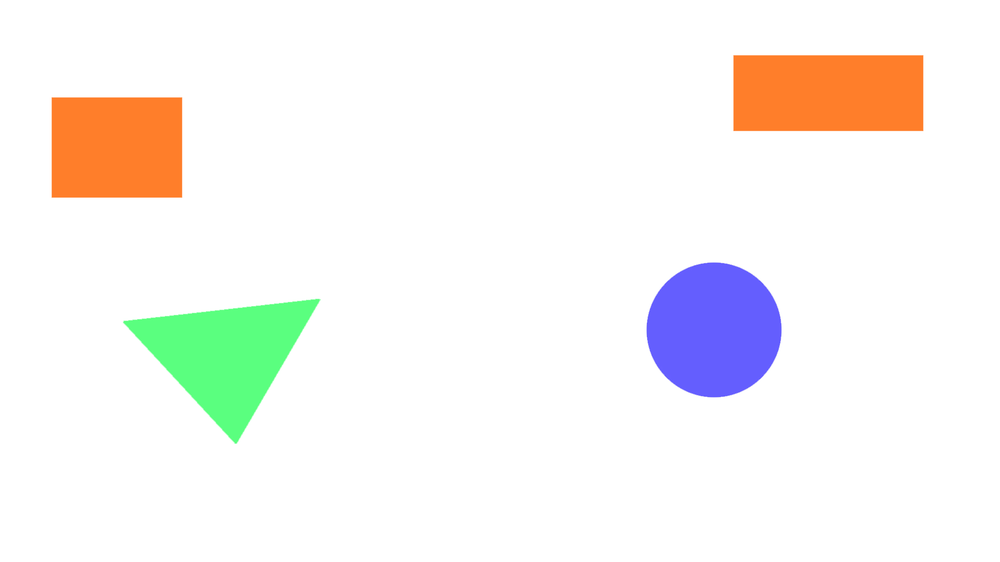
#> input picture test.jpg.png, 1000 x 562 px, shrunk from 1920 x 1080 before the run
$ python -i ObjD.py   (imports and definitions only)
#> lines starting #> are read from the running program, lines starting #| are printed output that depends on the picture; after the words box and inside, x2 and y2 are one past the last pixel; in counts of white or black regions, pixels touching at a corner belong together
#> further down, picture is the input picture: shape (562, 1000, 3); mean B, G, R 241.5, 244.6, 247.1
import cv2 as cv
import numpy as np


# define function to detect edges on the picture:
def detectEdges(frame):

  # Convert the frame to grayscale
  gray = cv.cvtColor(frame, cv.COLOR_BGR2GRAY)
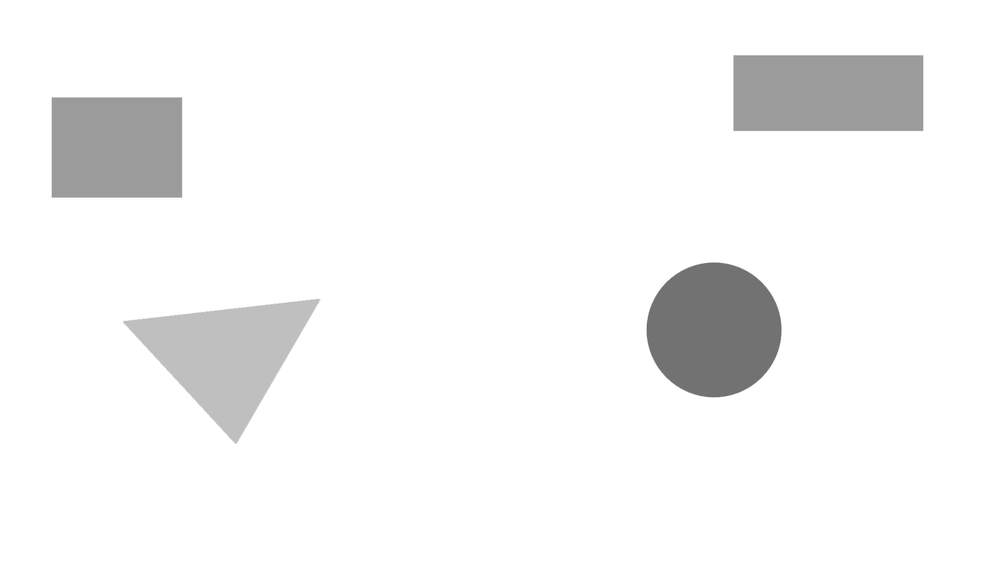
#> gray: shape (562, 1000); min 104, max 255, mean 245

  # Apply Gaussian blur to reduce noise and improve contour detection
  blurred = cv.GaussianBlur(gray, (5, 5), 0)

  # Perform edge detection
  edges = cv.Canny(blurred, 50, 150)
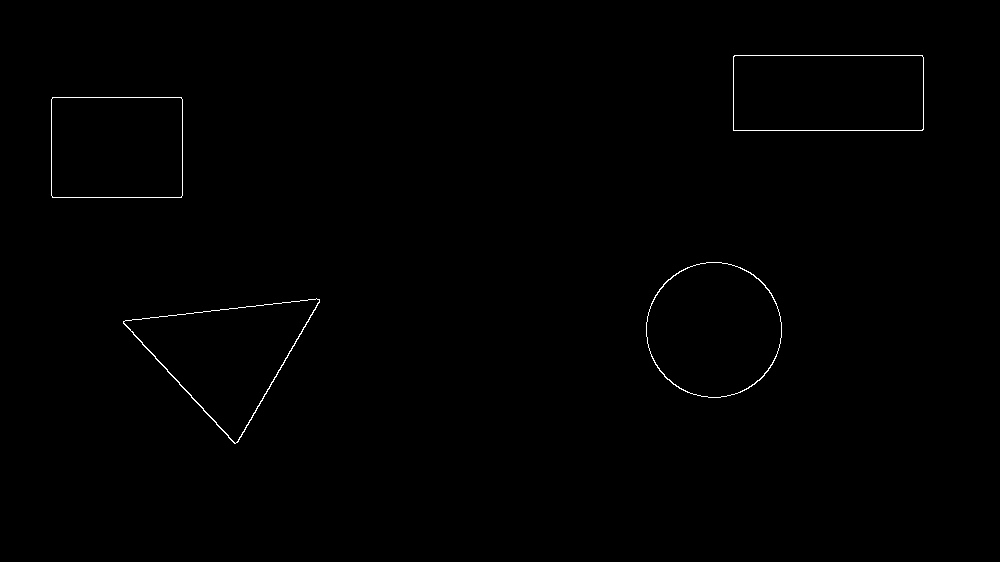
#> edges: shape (562, 1000); 0.38% white in thin lines or dots, all inside (x1, y1, x2, y2) = (51, 55, 924, 444)

  return edges


# efine function to detect type of given shape
def detectShape(vertices):
  if len(vertices) == 3:
    return "Triangle"
  elif len(vertices) == 4:
    return "Rectangle"
  elif len(vertices) > 6:
    return "Circle"
  else:
    return "Unknown"


# define function to calculate avrage color of the area of the shape
def getColor(frame, contour):

  # Create a binary mask for the shape
  mask = np.zeros_like(frame)
  cv.drawContours(mask, [contour], -1, (255, 255, 255), thickness=cv.FILLED)
  mask = cv.cvtColor(mask, cv.COLOR_BGR2GRAY)

  # Get the color of the shape (average color within the shape area)
  mean_color = cv.mean(frame, mask=mask)
  color = (int(mean_color[2]), int(mean_color[1]), int(mean_color[0]))

  return color


# define a function to detect objects in given image
def detectObjects(frame) -> list[dict]:

  # detect edges on the image
  edges = detectEdges(frame)

  # Find contours in the edge-detected image
  contours, _ = cv.findContours(edges, cv.RETR_EXTERNAL, cv.CHAIN_APPROX_SIMPLE)
#> contours = 4 contours; box (x1, y1, x2, y2) and area: (646, 262, 782, 398) 14331, (733, 55, 924, 131) 14248, (123, 298, 320, 444) 13677, (51, 97, 183, 198) 13094

  #define return array
  objects = []

  # Loop through each detected contour
  for contour in contours:
    # Approximate the contour to a polygon
    epsilon = 0.04 * cv.arcLength(contour, True)
    vertices = cv.approxPolyDP(contour, epsilon, True)

    x, y, w, h = cv.boundingRect(contour)

    # draw bounding boxes
    # cv.rectangle(frame, (x, y), (x + w, y + h), (20, 20, 20), 2)

    # Calculate the center point of the contour
    cPoint = (0, 0)
    M = cv.moments(contour)
    if M["m00"] != 0:
      cX = int(M["m10"] / M["m00"])
      cY = int(M["m01"] / M["m00"])
      cPoint = (cX, cY)
    else:
      cPoint = (0, 0)

    # Determine the shape
    shape = detectShape(vertices)

    color = getColor(frame, contour)

    x, y, w, h = cv.boundingRect(contour)

    # save data in dictionary
    obj = {
        'contour': contour,
        'center': cPoint,
        'shape': shape,
        'color': color,
        "bBox": {
            'x': x,
            'y': y,
            'w': w,
            'h': h
        }
    }
    objects.append(obj)
#> this loop made 4 passes
#> (epsilon, vertices, cX, cY) on passes 1, 3, 4: (22.17, [[319, 299], [123, 323], [235, 443]], 225, 354), (18.39, [[52, 97], [52, 197], [181, 197], [181, 97]], 116, 147), (21.13, [[733, 56], [733, 130], [923, 129], [922, 55]], 827, 92)
#> (epsilon, cX, cY, shape) on pass 2: (17.94, 713, 329, 'Circle')
#> pass 1, in getColor, `mask = cv.cvtColor(mask, cv.COLOR_BGR2GRAY)`:
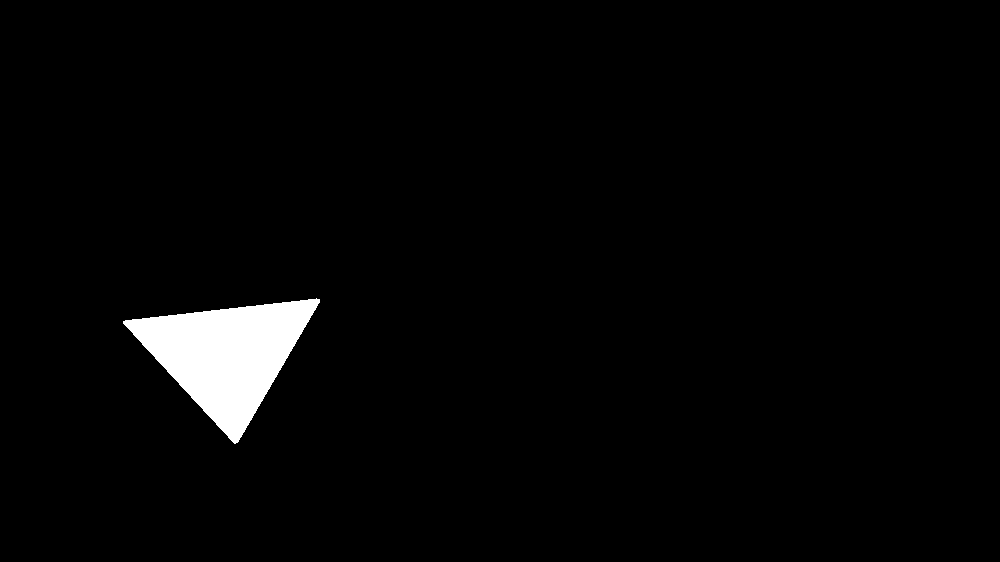
#> mask: shape (562, 1000); 2.5% white; 1 white region, box (x1, y1, x2, y2) and area: (123, 298, 320, 444) 13910
#> pass 2, in getColor (call 2), `mask = cv.cvtColor(mask, cv.COLOR_BGR2GRAY)`:
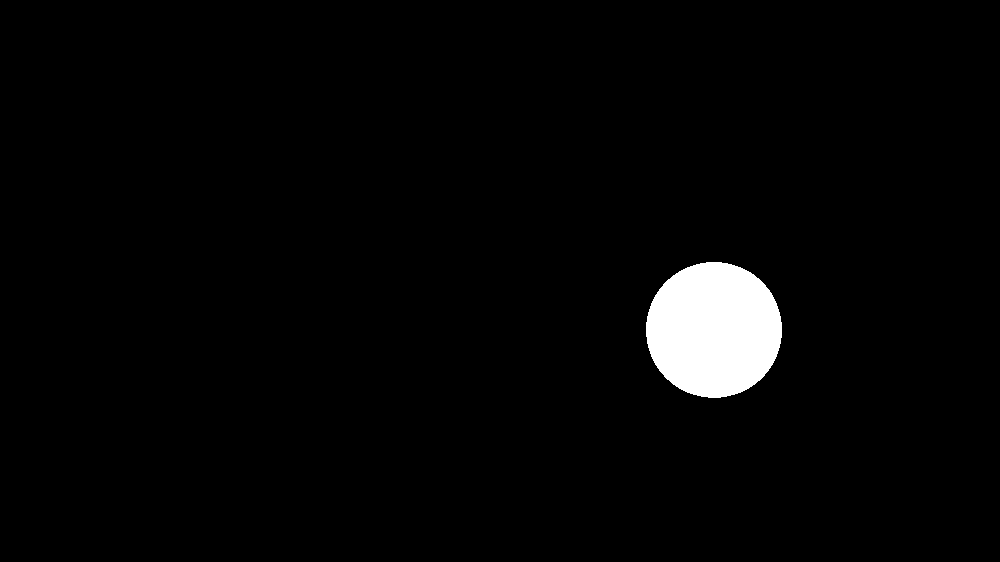
#> mask: shape (562, 1000); 2.6% white; 1 white region, box (x1, y1, x2, y2) and area: (646, 262, 782, 398) 14524
#> pass 3, in getColor (call 3), `mask = cv.cvtColor(mask, cv.COLOR_BGR2GRAY)`:
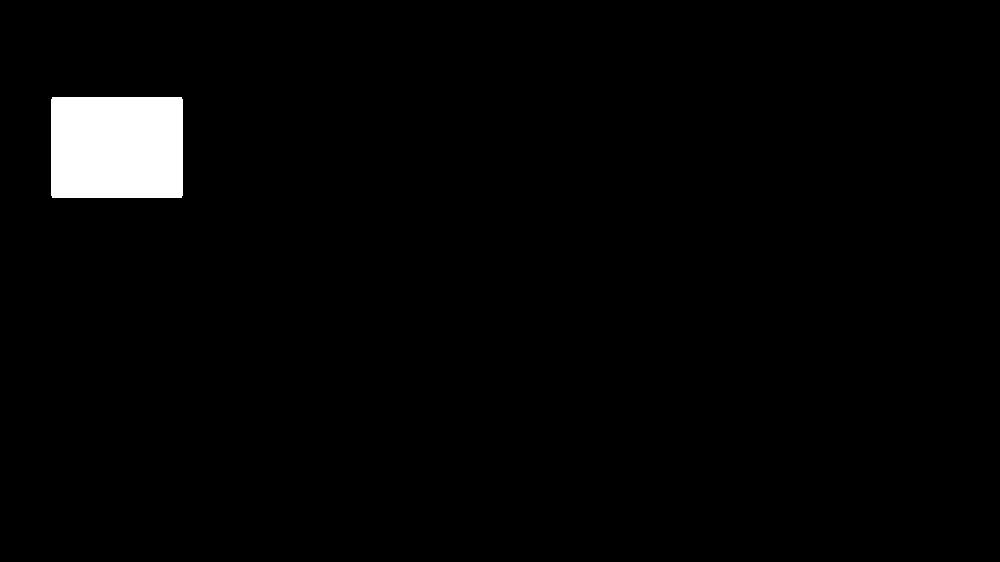
#> mask: shape (562, 1000); 2.4% white; 1 white region, box (x1, y1, x2, y2) and area: (51, 97, 183, 198) 13324
#> after the loop, objects = 4 items

  return objects

>>> import cv2
>>> picture = cv2.imread('../test.jpg.png')
>>> result = detectObjects(picture)
#> result = 4 items
